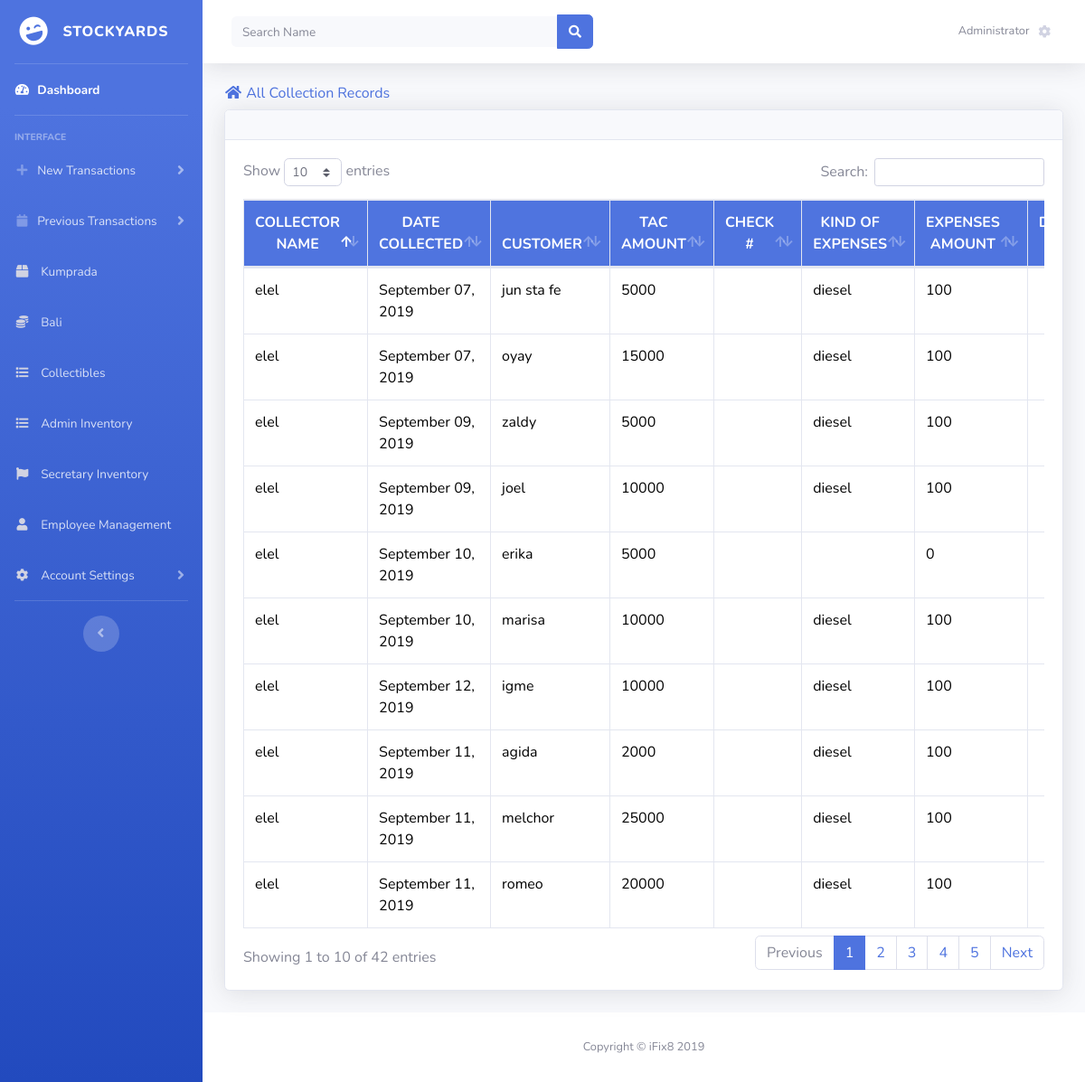
The page /admin/query.php?keyname=Collection on the database its author committed.
### tables this page shows
CREATE TABLE `collection` (
  `id` int(11) NOT NULL,
  `clctr_name` varchar(50) NOT NULL,
  `date` varchar(50) NOT NULL,
  `cust` varchar(50) NOT NULL,
  `tac_amount` int(50) NOT NULL,
  `chck_no` varchar(50) NOT NULL,
  `k_o_expnses` varchar(50) NOT NULL,
  `expnses_amnt` int(50) NOT NULL,
  `damage` varchar(50) NOT NULL,
  `dmg_kg` int(50) NOT NULL,
  `dmg_amount` int(50) NOT NULL,
  `bali_name` varchar(50) NOT NULL,
  `bali_amount` int(50) NOT NULL,
  `is_paid` tinyint(1) NOT NULL
);

### admin/query.php (the view, shortened to what this page needs)
<?php include_once('header.php'); ?>
<?php
    if (isset($_GET['keyname'])) {
        $title = $_GET['keyname'];
        $sqlDelivery = "SELECT * FROM delivery";
        $sqlCollection = "SELECT * FROM collection";
        $deliveryData = mysqli_query($link, $sqlDelivery);
        $collectionData = mysqli_query($link, $sqlCollection);
    }
?>
<div class="container-fluid">
    <h6 class=" text-primary pull-right"><i class="fas fa-fw fa-home"></i> All <?php echo isset($_GET['keyname'])?$title:'';?> Records</h6>
    <div class="card shadow mb-4">
        <div class="card-header py-3"></div>
        <div class="card-body">
        <div class="table-responsive">
            <?php if ($title=='Delivery'): ?>
                <table class="table table-bordered" id="dataTable">
                    <thead>
                        <tr>
                            <th>Date</th>
                            <th>Name</th>
                            <th>Mark #</th>
                            <th>NO. OF HEADS</th>
                            <th>KILOS</th>
                            <th>PRICE</th>
                        </tr>
                    </thead>
                    <tbody>
                        <?php foreach ($deliveryData as $value) : ?>
                            <tr>
                                <td><?php echo date('F d, Y' ,strtotime($value['Date'])); ?></td>
                                <td><?php echo $value['Name']; ?></td>
                                <td><?php echo $value['Mark_No']; ?></td>
                                <td><?php echo $value['Num_Heads']; ?></td>
                                <td><?php echo $value['Kg']; ?></td>
                                <td><?php echo $value['Price']; ?></td>
                            </tr>
                        <?php endforeach; ?>
                    </tbody>
                </table>
            <?php elseif ($title=='Collection'): ?>
                <table class="table table-bordered" id="dataTable">
                    <thead>
                        <tr>
                            <th>COLLECTOR NAME</th>
                            <th>DATE COLLECTED</th>
                            <th>CUSTOMER</th>
                            <th>TAC AMOUNT</th>
                            <th>CHECK #</th>
                            <th>KIND OF EXPENSES</th>
                            <th>EXPENSES AMOUNT</th>
                            <th>DAMAGE NAME</th>
                        </tr>
                    </thead>
                    <tbody>
                        <?php foreach ($collectionData as $value) : ?>
                            <tr>
                                <td><?php echo $value['clctr_name']; ?></td>
                                <td><?php echo date('F d, Y' ,strtotime($value['date'])); ?></td>
                                <td><?php echo $value['cust']; ?></td>
                                <td><?php echo $value['tac_amount']; ?></td>
                                <td><?php echo $value['chck_no']; ?></td>
                                <td><?php echo $value['k_o_expnses']; ?></td>
                                <td><?php echo $value['expnses_amnt']; ?></td>
                                <td><?php echo $value['damage']; ?></td>
                            </tr>
                        <?php endforeach; ?>
                    </tbody>
                </table>
            <?php endif ?>
        </div>
</div>
        </div>
    </div>
</div>
<?php include_once('footer.php'); ?>

### admin/header.php (style rules this page uses)
thead { text-align: center; background-color: #4f74df; color: white; }
tbody { color: black; }

### rows shown on the page
collection: clctr_name "elel", date "September 07, 2019", cust "jun sta fe", tac_amount "5000", k_o_expnses "diesel", expnses_amnt "100"
collection: clctr_name "elel", date "September 07, 2019", cust "oyay", tac_amount "15000", k_o_expnses "diesel", expnses_amnt "100"
collection: clctr_name "elel", date "September 09, 2019", cust "zaldy", tac_amount "5000", k_o_expnses "diesel", expnses_amnt "100"
collection: clctr_name "elel", date "September 09, 2019", cust "joel", tac_amount "10000", k_o_expnses "diesel", expnses_amnt "100"
collection: clctr_name "elel", date "September 10, 2019", cust "erika", tac_amount "5000", expnses_amnt "0"
collection: clctr_name "elel", date "September 10, 2019", cust "marisa", tac_amount "10000", k_o_expnses "diesel", expnses_amnt "100"
collection: clctr_name "elel", date "September 12, 2019", cust "igme", tac_amount "10000", k_o_expnses "diesel", expnses_amnt "100"
collection: clctr_name "elel", date "September 11, 2019", cust "agida", tac_amount "2000", k_o_expnses "diesel", expnses_amnt "100"
collection: clctr_name "elel", date "September 11, 2019", cust "melchor", tac_amount "25000", k_o_expnses "diesel", expnses_amnt "100"
collection: clctr_name "elel", date "September 11, 2019", cust "romeo", tac_amount "20000", k_o_expnses "diesel", expnses_amnt "100"

### other values the page prints
$title "Collection"
